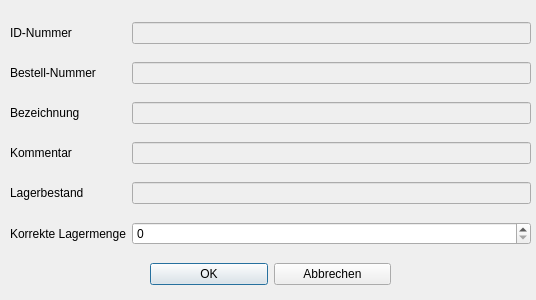
<?xml version="1.0" encoding="UTF-8"?>
<ui version="4.0">
 <class>Dialog_lager_mengenkorrektur</class>
 <widget class="QDialog" name="Dialog_lager_mengenkorrektur">
  <property name="geometry">
   <rect>
    <x>0</x>
    <y>0</y>
    <width>536</width>
    <height>300</height>
   </rect>
  </property>
  <property name="windowTitle">
   <string>Dialog</string>
  </property>
  <widget class="QWidget" name="">
   <property name="geometry">
    <rect>
     <x>10</x>
     <y>10</y>
     <width>521</width>
     <height>251</height>
    </rect>
   </property>
   <layout class="QGridLayout" name="gridLayout">
    <item row="4" column="0">
     <widget class="QLabel" name="label_4">
      <property name="text">
       <string>Lagerbestand</string>
      </property>
     </widget>
    </item>
    <item row="0" column="0">
     <widget class="QLabel" name="label">
      <property name="text">
       <string>ID-Nummer</string>
      </property>
     </widget>
    </item>
    <item row="2" column="0">
     <widget class="QLabel" name="label_3">
      <property name="text">
       <string>Bezeichnung</string>
      </property>
     </widget>
    </item>
    <item row="5" column="0">
     <widget class="QLabel" name="label_5">
      <property name="text">
       <string>Korrekte Lagermenge</string>
      </property>
     </widget>
    </item>
    <item row="2" column="1">
     <widget class="QLineEdit" name="lineEdit_bez">
      <property name="enabled">
       <bool>false</bool>
      </property>
     </widget>
    </item>
    <item row="1" column="1">
     <widget class="QLineEdit" name="lineEdit_nr">
      <property name="enabled">
       <bool>false</bool>
      </property>
     </widget>
    </item>
    <item row="4" column="1">
     <widget class="QLineEdit" name="lineEdit_bestand">
      <property name="enabled">
       <bool>false</bool>
      </property>
     </widget>
    </item>
    <item row="0" column="1">
     <widget class="QLineEdit" name="lineEdit_id">
      <property name="enabled">
       <bool>false</bool>
      </property>
     </widget>
    </item>
    <item row="1" column="0">
     <widget class="QLabel" name="label_2">
      <property name="text">
       <string>Bestell-Nummer</string>
      </property>
     </widget>
    </item>
    <item row="3" column="0">
     <widget class="QLabel" name="label_6">
      <property name="text">
       <string>Kommentar</string>
      </property>
     </widget>
    </item>
    <item row="3" column="1">
     <widget class="QLineEdit" name="lineEdit_kom">
      <property name="enabled">
       <bool>false</bool>
      </property>
     </widget>
    </item>
    <item row="5" column="1">
     <widget class="QSpinBox" name="spinBox_bestandneu">
      <property name="maximum">
       <number>99999999</number>
      </property>
     </widget>
    </item>
   </layout>
  </widget>
  <widget class="QWidget" name="">
   <property name="geometry">
    <rect>
     <x>150</x>
     <y>260</y>
     <width>241</width>
     <height>29</height>
    </rect>
   </property>
   <layout class="QHBoxLayout" name="horizontalLayout">
    <item>
     <widget class="QPushButton" name="pushButton_ok">
      <property name="text">
       <string>OK</string>
      </property>
     </widget>
    </item>
    <item>
     <widget class="QPushButton" name="pushButton_cancel">
      <property name="text">
       <string>Abbrechen</string>
      </property>
     </widget>
    </item>
   </layout>
  </widget>
 </widget>
 <tabstops>
  <tabstop>lineEdit_id</tabstop>
  <tabstop>lineEdit_nr</tabstop>
  <tabstop>lineEdit_bez</tabstop>
  <tabstop>lineEdit_kom</tabstop>
  <tabstop>lineEdit_bestand</tabstop>
  <tabstop>spinBox_bestandneu</tabstop>
  <tabstop>pushButton_ok</tabstop>
  <tabstop>pushButton_cancel</tabstop>
 </tabstops>
 <resources/>
 <connections/>
</ui>
